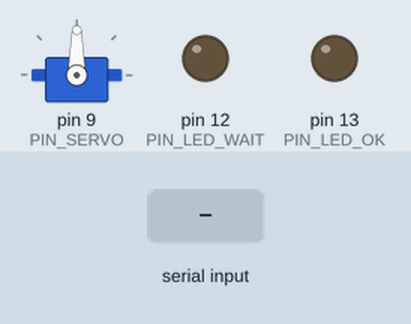
A sketch run on a simulated Arduino Uno, built with avr-gcc and run on an emulated ATmega328P. Shown: servo, output pins drawn as LEDs (lit = HIGH). Inputs (shaded band) come from the test bench.

Above: at 1.2 s.
1.3 s: "1" received over Serial
At 3.8 s:
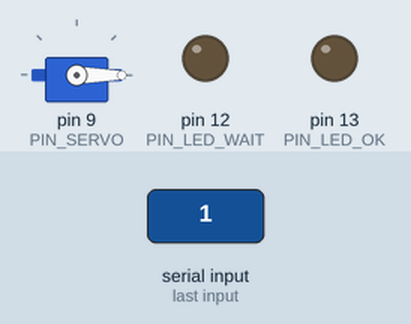
Timing chart, 0 to 5.3 s (numbered marks = the images above; inputs shaded):
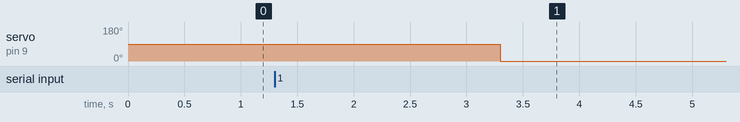

The sketch:

Arduino_Base_IA.ino
```cpp
/*
  CODIGO BASE: SISTEMA DE REACCION POR IA
  Este codigo permite que el Arduino reciba ordenes de la PC (via Serial)
  y accione un Servomotor y LEDs de estado.
*/

#include <Servo.h>

const int PIN_SERVO = 9;
const int PIN_LED_OK = 13;
const int PIN_LED_WAIT = 12;

Servo miServo;

void setup() {
  Serial.begin(9600);
  miServo.attach(PIN_SERVO);
  pinMode(PIN_LED_OK, OUTPUT);
  pinMode(PIN_LED_WAIT, OUTPUT);
}

void loop() {
  if (Serial.available() > 0) {
    char comando = Serial.read();
    if (comando == '1') {
      miServo.write(90);
      delay(2000);
      miServo.write(0);
    }
  }
}
```

Measured:
- after the input at 1.3 s, servo on pin 9 (PIN_SERVO): 90° → 0° after 2.0 s
